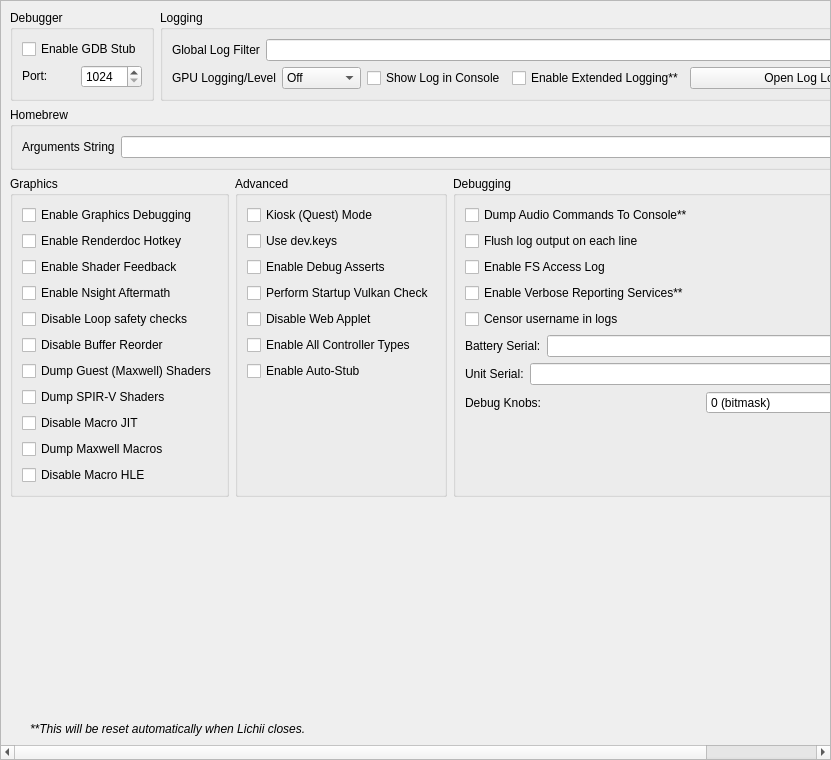
<?xml version="1.0" encoding="UTF-8"?>
<ui version="4.0">
 <class>ConfigureDebug</class>
 <widget class="QScrollArea" name="ConfigureDebug">
  <property name="geometry">
   <rect>
    <x>0</x>
    <y>0</y>
    <width>831</width>
    <height>760</height>
   </rect>
  </property>
  <property name="widgetResizable">
   <bool>true</bool>
  </property>
  <widget class="QWidget" name="widget">
   <property name="geometry">
    <rect>
     <x>0</x>
     <y>0</y>
     <width>829</width>
     <height>758</height>
    </rect>
   </property>
   <layout class="QVBoxLayout" name="verticalLayout_1">
    <item>
     <layout class="QHBoxLayout" name="horizontalLayout">
      <property name="topMargin">
       <number>0</number>
      </property>
      <item>
       <widget class="QGroupBox" name="groupBox">
        <property name="sizePolicy">
         <sizepolicy hsizetype="Preferred" vsizetype="Preferred">
          <horstretch>0</horstretch>
          <verstretch>0</verstretch>
         </sizepolicy>
        </property>
        <property name="title">
         <string>Debugger</string>
        </property>
        <property name="alignment">
         <set>Qt::AlignmentFlag::AlignLeading|Qt::AlignmentFlag::AlignLeft|Qt::AlignmentFlag::AlignTop</set>
        </property>
        <property name="flat">
         <bool>false</bool>
        </property>
        <property name="checkable">
         <bool>false</bool>
        </property>
        <layout class="QVBoxLayout" name="verticalLayout_3">
         <item>
          <widget class="QWidget" name="debug_widget" native="true">
           <property name="sizePolicy">
            <sizepolicy hsizetype="Preferred" vsizetype="Maximum">
             <horstretch>0</horstretch>
             <verstretch>0</verstretch>
            </sizepolicy>
           </property>
           <layout class="QVBoxLayout" name="verticalLayout">
            <property name="sizeConstraint">
             <enum>QLayout::SizeConstraint::SetDefaultConstraint</enum>
            </property>
            <property name="leftMargin">
             <number>0</number>
            </property>
            <property name="topMargin">
             <number>0</number>
            </property>
            <property name="rightMargin">
             <number>0</number>
            </property>
            <property name="bottomMargin">
             <number>0</number>
            </property>
            <item>
             <widget class="QCheckBox" name="toggle_gdbstub">
              <property name="toolTip">
               <string>Starts a GDB stub server so a debugger can attach to the emulated program.</string>
              </property>
              <property name="sizePolicy">
               <sizepolicy hsizetype="Maximum" vsizetype="Maximum">
                <horstretch>0</horstretch>
                <verstretch>0</verstretch>
               </sizepolicy>
              </property>
              <property name="text">
               <string>Enable GDB Stub</string>
              </property>
             </widget>
            </item>
            <item>
             <widget class="QWidget" name="horizontalWidget_3" native="true">
              <property name="sizePolicy">
               <sizepolicy hsizetype="Preferred" vsizetype="Maximum">
                <horstretch>0</horstretch>
                <verstretch>0</verstretch>
               </sizepolicy>
              </property>
              <layout class="QHBoxLayout" name="horizontalLayout_3">
               <property name="leftMargin">
                <number>0</number>
               </property>
               <property name="topMargin">
                <number>0</number>
               </property>
               <property name="rightMargin">
                <number>0</number>
               </property>
               <property name="bottomMargin">
                <number>0</number>
               </property>
               <item>
                <widget class="QLabel" name="label_11">
                 <property name="sizePolicy">
                  <sizepolicy hsizetype="Minimum" vsizetype="Maximum">
                   <horstretch>0</horstretch>
                   <verstretch>0</verstretch>
                  </sizepolicy>
                 </property>
                 <property name="text">
                  <string>Port:</string>
                 </property>
                </widget>
               </item>
               <item>
                <widget class="QSpinBox" name="gdbport_spinbox">
                 <property name="toolTip">
                  <string>TCP port the GDB stub listens on.</string>
                 </property>
                 <property name="sizePolicy">
                  <sizepolicy hsizetype="Preferred" vsizetype="Maximum">
                   <horstretch>0</horstretch>
                   <verstretch>0</verstretch>
                  </sizepolicy>
                 </property>
                 <property name="minimum">
                  <number>1024</number>
                 </property>
                 <property name="maximum">
                  <number>65535</number>
                 </property>
                </widget>
               </item>
              </layout>
             </widget>
            </item>
           </layout>
          </widget>
         </item>
        </layout>
       </widget>
      </item>
      <item>
       <widget class="QGroupBox" name="groupBox_2">
        <property name="sizePolicy">
         <sizepolicy hsizetype="Expanding" vsizetype="Preferred">
          <horstretch>0</horstretch>
          <verstretch>0</verstretch>
         </sizepolicy>
        </property>
        <property name="title">
         <string>Logging</string>
        </property>
        <layout class="QGridLayout" name="gridLayout_1">
         <item row="0" column="0" colspan="4">
          <widget class="QWidget" name="logging_widget" native="true">
           <property name="sizePolicy">
            <sizepolicy hsizetype="Preferred" vsizetype="Maximum">
             <horstretch>0</horstretch>
             <verstretch>0</verstretch>
            </sizepolicy>
           </property>
           <layout class="QHBoxLayout" name="horizontalLayout_1">
            <property name="leftMargin">
             <number>0</number>
            </property>
            <property name="topMargin">
             <number>0</number>
            </property>
            <property name="rightMargin">
             <number>0</number>
            </property>
            <property name="bottomMargin">
             <number>0</number>
            </property>
            <item>
             <widget class="QLabel" name="label_1">
              <property name="sizePolicy">
               <sizepolicy hsizetype="Preferred" vsizetype="Preferred">
                <horstretch>0</horstretch>
                <verstretch>0</verstretch>
               </sizepolicy>
              </property>
              <property name="text">
               <string>Global Log Filter</string>
              </property>
             </widget>
            </item>
            <item>
             <widget class="QLineEdit" name="log_filter_edit">
              <property name="toolTip">
               <string>Filter that limits which log classes and levels are written, for example "*:Info Service:Debug".</string>
              </property>
             </widget>
            </item>
           </layout>
          </widget>
         </item>
         <item row="1" column="0">
          <widget class="QWidget" name="gpu_log_level_widget" native="true">
           <property name="sizePolicy">
            <sizepolicy hsizetype="Preferred" vsizetype="Maximum">
             <horstretch>0</horstretch>
             <verstretch>0</verstretch>
            </sizepolicy>
           </property>
           <layout class="QHBoxLayout" name="gpu_log_level_layout">
            <property name="leftMargin">
             <number>0</number>
            </property>
            <property name="topMargin">
             <number>0</number>
            </property>
            <property name="rightMargin">
             <number>0</number>
            </property>
            <property name="bottomMargin">
             <number>0</number>
            </property>
            <item>
             <widget class="QLabel" name="gpu_log_level_label">
              <property name="text">
               <string>GPU Logging/Level</string>
              </property>
             </widget>
            </item>
            <item>
             <widget class="QComboBox" name="gpu_log_level">
              <property name="toolTip">
               <string>Detail level for GPU logs. Off disables logging entirely.</string>
              </property>
              <item>
               <property name="text">
                <string>Off</string>
               </property>
              </item>
              <item>
               <property name="text">
                <string>Errors</string>
               </property>
              </item>
              <item>
               <property name="text">
                <string>Standard</string>
               </property>
              </item>
              <item>
               <property name="text">
                <string>Verbose</string>
               </property>
              </item>
              <item>
               <property name="text">
                <string>All</string>
               </property>
              </item>
             </widget>
            </item>
           </layout>
          </widget>
         </item>
         <item row="1" column="1">
          <widget class="QCheckBox" name="toggle_console">
           <property name="toolTip">
            <string>Also prints the log to the console window.</string>
           </property>
           <property name="text">
            <string>Show Log in Console</string>
           </property>
          </widget>
         </item>
         <item row="1" column="2">
          <widget class="QCheckBox" name="extended_logging">
           <property name="enabled">
            <bool>true</bool>
           </property>
           <property name="toolTip">
            <string>When checked, the max size of the log increases from 100 MB to 1 GB</string>
           </property>
           <property name="text">
            <string>Enable Extended Logging**</string>
           </property>
          </widget>
         </item>
         <item row="1" column="3">
          <widget class="QPushButton" name="open_log_button">
           <property name="sizePolicy">
            <sizepolicy hsizetype="Expanding" vsizetype="Maximum">
             <horstretch>1</horstretch>
             <verstretch>0</verstretch>
            </sizepolicy>
           </property>
           <property name="minimumSize">
            <size>
             <width>250</width>
             <height>0</height>
            </size>
           </property>
           <property name="text">
            <string>Open Log Location</string>
           </property>
          </widget>
         </item>
        </layout>
       </widget>
      </item>
     </layout>
    </item>
    <item>
     <widget class="QGroupBox" name="groupBox_3">
      <property name="title">
       <string>Homebrew</string>
      </property>
      <layout class="QVBoxLayout" name="verticalLayout_5">
       <item>
        <layout class="QHBoxLayout" name="horizontalLayout_4">
         <item>
          <widget class="QLabel" name="label_3">
           <property name="text">
            <string>Arguments String</string>
           </property>
          </widget>
         </item>
         <item>
          <widget class="QLineEdit" name="homebrew_args_edit">
           <property name="toolTip">
            <string>Arguments passed to the program when it starts, for homebrew that reads command line arguments. Can only be changed while no game is running.</string>
           </property>
          </widget>
         </item>
        </layout>
       </item>
      </layout>
     </widget>
    </item>
    <item>
     <layout class="QHBoxLayout" name="horizontalLayout_2">
      <item>
       <widget class="QGroupBox" name="groupBox_4">
        <property name="title">
         <string>Graphics</string>
        </property>
        <layout class="QGridLayout" name="gridLayout_2">
         <item row="4" column="0">
          <widget class="QCheckBox" name="disable_loop_safety_checks">
           <property name="toolTip">
            <string>When checked, it executes shaders without loop logic changes</string>
           </property>
           <property name="text">
            <string>Disable Loop safety checks</string>
           </property>
          </widget>
         </item>
         <item row="9" column="0">
          <widget class="QCheckBox" name="dump_macros">
           <property name="enabled">
            <bool>true</bool>
           </property>
           <property name="toolTip">
            <string>When checked, it will dump all the macro programs of the GPU</string>
           </property>
           <property name="text">
            <string>Dump Maxwell Macros</string>
           </property>
          </widget>
         </item>
         <item row="3" column="0">
          <widget class="QCheckBox" name="enable_nsight_aftermath">
           <property name="toolTip">
            <string>When checked, it enables Nsight Aftermath crash dumps</string>
           </property>
           <property name="text">
            <string>Enable Nsight Aftermath</string>
           </property>
          </widget>
         </item>
         <item row="6" column="0">
          <widget class="QCheckBox" name="dump_guest_shaders">
           <property name="enabled">
            <bool>true</bool>
           </property>
           <property name="toolTip">
            <string>When checked, it will dump original Maxwell guest shader bytecode (the input to the recompiler) as .ash files under DumpDir/shaders/. Useful for inspection with nvdisasm.</string>
           </property>
           <property name="text">
            <string>Dump Guest (Maxwell) Shaders</string>
           </property>
          </widget>
         </item>
         <item row="1" column="0">
          <widget class="QCheckBox" name="enable_renderdoc_hotkey">
           <property name="toolTip">
            <string>Enables a hotkey to capture a frame with RenderDoc. Only useful for graphics debugging.</string>
           </property>
           <property name="text">
            <string>Enable Renderdoc Hotkey</string>
           </property>
          </widget>
         </item>
         <item row="8" column="0">
          <widget class="QCheckBox" name="disable_macro_jit">
           <property name="enabled">
            <bool>true</bool>
           </property>
           <property name="toolTip">
            <string>When checked, it disables the macro Just In Time compiler. Enabling this makes games run slower</string>
           </property>
           <property name="text">
            <string>Disable Macro JIT</string>
           </property>
          </widget>
         </item>
         <item row="10" column="0">
          <widget class="QCheckBox" name="disable_macro_hle">
           <property name="enabled">
            <bool>true</bool>
           </property>
           <property name="toolTip">
            <string>When checked, it disables the macro HLE functions. Enabling this makes games run slower</string>
           </property>
           <property name="text">
            <string>Disable Macro HLE</string>
           </property>
          </widget>
         </item>
         <item row="0" column="0">
          <widget class="QCheckBox" name="enable_graphics_debugging">
           <property name="enabled">
            <bool>true</bool>
           </property>
           <property name="toolTip">
            <string>When checked, the graphics API enters a slower debugging mode</string>
           </property>
           <property name="text">
            <string>Enable Graphics Debugging</string>
           </property>
          </widget>
         </item>
         <item row="11" column="0">
          <spacer name="verticalSpacer_5">
           <property name="orientation">
            <enum>Qt::Orientation::Vertical</enum>
           </property>
           <property name="sizeType">
            <enum>QSizePolicy::Policy::Preferred</enum>
           </property>
           <property name="sizeHint" stdset="0">
            <size>
             <width>20</width>
             <height>0</height>
            </size>
           </property>
          </spacer>
         </item>
         <item row="2" column="0">
          <widget class="QCheckBox" name="enable_shader_feedback">
           <property name="toolTip">
            <string>When checked, Lichii will log statistics about the compiled pipeline cache</string>
           </property>
           <property name="text">
            <string>Enable Shader Feedback</string>
           </property>
          </widget>
         </item>
         <item row="5" column="0">
          <widget class="QCheckBox" name="disable_buffer_reorder">
           <property name="toolTip">
            <string>&lt;html&gt;&lt;head/&gt;&lt;body&gt;&lt;p&gt;When checked, disables reordering of mapped memory uploads which allows to associate uploads with specific draws. May reduce performance in some cases.&lt;/p&gt;&lt;/body&gt;&lt;/html&gt;</string>
           </property>
           <property name="text">
            <string>Disable Buffer Reorder</string>
           </property>
          </widget>
         </item>
         <item row="7" column="0">
          <widget class="QCheckBox" name="gpu_log_shader_dumps">
           <property name="toolTip">
            <string>When checked, it will dump the recompiler's output SPIR-V binaries (.spv) under LogDir/shaders/. Inspect via SPIRV-Tools (spirv-dis / spirv-cross / spirv-val) or RenderDoc.</string>
           </property>
           <property name="text">
            <string>Dump SPIR-V Shaders</string>
           </property>
          </widget>
         </item>
        </layout>
       </widget>
      </item>
      <item>
       <widget class="QGroupBox" name="groupBox_6">
        <property name="title">
         <string>Advanced</string>
        </property>
        <layout class="QGridLayout" name="gridLayout_4">
         <item row="3" column="0">
          <widget class="QCheckBox" name="perform_vulkan_check">
           <property name="toolTip">
            <string>Enables Lichii to check for a working Vulkan environment when the program starts up. Disable this if this is causing issues with external programs seeing Lichii.</string>
           </property>
           <property name="text">
            <string>Perform Startup Vulkan Check</string>
           </property>
          </widget>
         </item>
         <item row="4" column="0">
          <widget class="QCheckBox" name="disable_web_applet">
           <property name="toolTip">
            <string>Disables the web applet. Games that try to open a web page will not show it.</string>
           </property>
           <property name="text">
            <string>Disable Web Applet</string>
           </property>
          </widget>
         </item>
         <item row="5" column="0">
          <widget class="QCheckBox" name="enable_all_controllers">
           <property name="toolTip">
            <string>Makes every controller type available for selection, including types that real consoles do not normally offer.</string>
           </property>
           <property name="text">
            <string>Enable All Controller Types</string>
           </property>
          </widget>
         </item>
         <item row="6" column="0">
          <widget class="QCheckBox" name="use_auto_stub">
           <property name="toolTip">
            <string>Automatically stubs unimplemented services instead of stopping emulation. Can hide problems or cause unexpected behavior.</string>
           </property>
           <property name="text">
            <string>Enable Auto-Stub</string>
           </property>
          </widget>
         </item>
         <item row="0" column="0">
          <widget class="QCheckBox" name="quest_flag">
           <property name="toolTip">
            <string>Runs the system in kiosk (Quest) mode.</string>
           </property>
           <property name="text">
            <string>Kiosk (Quest) Mode</string>
           </property>
          </widget>
         </item>
         <item row="1" column="0">
          <widget class="QCheckBox" name="use_dev_keys">
           <property name="toolTip">
            <string>Loads dev.keys instead of prod.keys for decryption.</string>
           </property>
           <property name="text">
            <string>Use dev.keys</string>
           </property>
          </widget>
         </item>
         <item row="2" column="0">
          <widget class="QCheckBox" name="use_debug_asserts">
           <property name="toolTip">
            <string>Enables debug assertions, which stop emulation when an internal check fails.</string>
           </property>
           <property name="text">
            <string>Enable Debug Asserts</string>
           </property>
          </widget>
         </item>
         <item row="7" column="0">
          <spacer name="verticalSpacer_4">
           <property name="orientation">
            <enum>Qt::Orientation::Vertical</enum>
           </property>
           <property name="sizeType">
            <enum>QSizePolicy::Policy::Expanding</enum>
           </property>
           <property name="sizeHint" stdset="0">
            <size>
             <width>20</width>
             <height>0</height>
            </size>
           </property>
          </spacer>
         </item>
        </layout>
       </widget>
      </item>
      <item>
       <widget class="QGroupBox" name="groupBox_5">
        <property name="title">
         <string>Debugging</string>
        </property>
        <layout class="QGridLayout" name="gridLayout_3">
         <item row="6" column="0">
          <widget class="QWidget" name="serial_battery_widget" native="true">
           <property name="sizePolicy">
            <sizepolicy hsizetype="Preferred" vsizetype="Maximum">
             <horstretch>0</horstretch>
             <verstretch>0</verstretch>
            </sizepolicy>
           </property>
           <layout class="QHBoxLayout" name="horizontalLayout_11">
            <property name="leftMargin">
             <number>0</number>
            </property>
            <property name="topMargin">
             <number>0</number>
            </property>
            <property name="rightMargin">
             <number>0</number>
            </property>
            <property name="bottomMargin">
             <number>0</number>
            </property>
            <item>
             <widget class="QLabel" name="label_12">
              <property name="sizePolicy">
               <sizepolicy hsizetype="Preferred" vsizetype="Preferred">
                <horstretch>0</horstretch>
                <verstretch>0</verstretch>
               </sizepolicy>
              </property>
              <property name="text">
               <string>Battery Serial:</string>
              </property>
             </widget>
            </item>
            <item>
             <widget class="QLineEdit" name="serial_battery_edit"/>
            </item>
           </layout>
          </widget>
         </item>
         <item row="8" column="0">
          <widget class="QWidget" name="debug_knobs_widget" native="true">
           <property name="sizePolicy">
            <sizepolicy hsizetype="Preferred" vsizetype="Maximum">
             <horstretch>0</horstretch>
             <verstretch>0</verstretch>
            </sizepolicy>
           </property>
           <layout class="QHBoxLayout" name="horizontalLayout_debug_knobs">
            <property name="leftMargin">
             <number>0</number>
            </property>
            <property name="topMargin">
             <number>0</number>
            </property>
            <property name="rightMargin">
             <number>0</number>
            </property>
            <property name="bottomMargin">
             <number>0</number>
            </property>
            <item>
             <widget class="QLabel" name="label_debug_knobs">
              <property name="sizePolicy">
               <sizepolicy hsizetype="Preferred" vsizetype="Preferred">
                <horstretch>0</horstretch>
                <verstretch>0</verstretch>
               </sizepolicy>
              </property>
              <property name="text">
               <string>Debug Knobs:</string>
              </property>
             </widget>
            </item>
            <item>
             <widget class="QSpinBox" name="debug_knobs_spinbox">
              <property name="minimum">
               <number>0</number>
              </property>
              <property name="maximum">
               <number>65535</number>
              </property>
              <property name="toolTip">
               <string>Bitmask for quick development toggles</string>
              </property>
              <property name="statusTip">
               <string>Set debug knobs (bitmask)</string>
              </property>
              <property name="whatsThis">
               <string>16-bit debug knob set for quick development toggles</string>
              </property>
              <property name="suffix">
               <string> (bitmask)</string>
              </property>
             </widget>
            </item>
           </layout>
          </widget>
         </item>
         <item row="7" column="0">
          <widget class="QWidget" name="serial_board_widget" native="true">
           <property name="sizePolicy">
            <sizepolicy hsizetype="Preferred" vsizetype="Maximum">
             <horstretch>0</horstretch>
             <verstretch>0</verstretch>
            </sizepolicy>
           </property>
           <layout class="QHBoxLayout" name="horizontalLayout_12">
            <property name="leftMargin">
             <number>0</number>
            </property>
            <property name="topMargin">
             <number>0</number>
            </property>
            <property name="rightMargin">
             <number>0</number>
            </property>
            <property name="bottomMargin">
             <number>0</number>
            </property>
            <item>
             <widget class="QLabel" name="label_13">
              <property name="sizePolicy">
               <sizepolicy hsizetype="Preferred" vsizetype="Preferred">
                <horstretch>0</horstretch>
                <verstretch>0</verstretch>
               </sizepolicy>
              </property>
              <property name="text">
               <string>Unit Serial:</string>
              </property>
             </widget>
            </item>
            <item>
             <widget class="QLineEdit" name="serial_board_edit"/>
            </item>
           </layout>
          </widget>
         </item>
         <item row="20" column="0">
          <spacer name="verticalSpacer_3">
           <property name="orientation">
            <enum>Qt::Orientation::Vertical</enum>
           </property>
           <property name="sizeType">
            <enum>QSizePolicy::Policy::Expanding</enum>
           </property>
           <property name="sizeHint" stdset="0">
            <size>
             <width>20</width>
             <height>0</height>
            </size>
           </property>
          </spacer>
         </item>
         <item row="1" column="0">
          <widget class="QCheckBox" name="dump_audio_commands">
           <property name="toolTip">
            <string>Enable this to output the latest generated audio command list to the console. Only affects games using the audio renderer.</string>
           </property>
           <property name="text">
            <string>Dump Audio Commands To Console**</string>
           </property>
          </widget>
         </item>
         <item row="2" column="0">
          <widget class="QCheckBox" name="flush_line">
           <property name="toolTip">
            <string>Flushes the log file after every line. Slower, but keeps the log complete if the emulator crashes.</string>
           </property>
           <property name="text">
            <string>Flush log output on each line</string>
           </property>
          </widget>
         </item>
         <item row="3" column="0">
          <widget class="QCheckBox" name="fs_access_log">
           <property name="toolTip">
            <string>Logs file system accesses made by the emulated program.</string>
           </property>
           <property name="text">
            <string>Enable FS Access Log</string>
           </property>
          </widget>
         </item>
         <item row="4" column="0">
          <widget class="QCheckBox" name="reporting_services">
           <property name="toolTip">
            <string>Enables verbose logging of the reporting services. This can produce very large logs.</string>
           </property>
           <property name="text">
            <string>Enable Verbose Reporting Services**</string>
           </property>
          </widget>
         </item>
         <item row="5" column="0">
          <widget class="QCheckBox" name="censor_username">
           <property name="toolTip">
            <string>Hides the username in the log output.</string>
           </property>
           <property name="text">
            <string>Censor username in logs</string>
           </property>
          </widget>
         </item>
        </layout>
       </widget>
      </item>
     </layout>
    </item>
    <item>
     <spacer name="verticalSpacer">
      <property name="orientation">
       <enum>Qt::Orientation::Vertical</enum>
      </property>
      <property name="sizeHint" stdset="0">
       <size>
        <width>20</width>
        <height>0</height>
       </size>
      </property>
     </spacer>
    </item>
    <item>
     <widget class="QLabel" name="label_5">
      <property name="sizePolicy">
       <sizepolicy hsizetype="Expanding" vsizetype="Preferred">
        <horstretch>0</horstretch>
        <verstretch>0</verstretch>
       </sizepolicy>
      </property>
      <property name="font">
       <font>
        <italic>true</italic>
       </font>
      </property>
      <property name="text">
    <string>**This will be reset automatically when Lichii closes.</string>
      </property>
      <property name="indent">
       <number>20</number>
      </property>
     </widget>
    </item>
   </layout>
  </widget>
 </widget>
 <tabstops>
  <tabstop>log_filter_edit</tabstop>
  <tabstop>toggle_console</tabstop>
  <tabstop>extended_logging</tabstop>
  <tabstop>open_log_button</tabstop>
  <tabstop>homebrew_args_edit</tabstop>
  <tabstop>enable_graphics_debugging</tabstop>
  <tabstop>enable_shader_feedback</tabstop>
  <tabstop>enable_nsight_aftermath</tabstop>
  <tabstop>fs_access_log</tabstop>
  <tabstop>reporting_services</tabstop>
  <tabstop>quest_flag</tabstop>
  <tabstop>use_debug_asserts</tabstop>
 </tabstops>
 <resources/>
 <connections/>
</ui>
